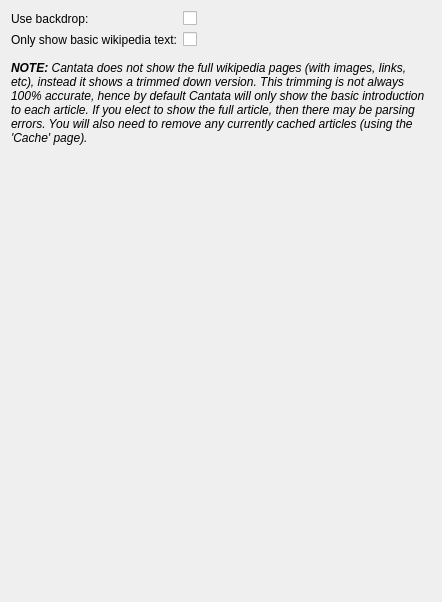
<?xml version="1.0" encoding="UTF-8"?>
<ui version="4.0">
 <class>OtherSettings</class>
 <widget class="QWidget" name="OtherSettings">
  <property name="geometry">
   <rect>
    <x>0</x>
    <y>0</y>
    <width>442</width>
    <height>602</height>
   </rect>
  </property>
  <layout class="QVBoxLayout" name="verticalLayout">
   <item>
    <layout class="QFormLayout" name="formLayout">
     <item row="0" column="0">
      <widget class="BuddyLabel" name="contextBackdropLabel">
       <property name="text">
        <string>Use backdrop:</string>
       </property>
       <property name="buddy">
        <cstring>contextBackdrop</cstring>
       </property>
      </widget>
     </item>
     <item row="0" column="1">
      <widget class="OnOffButton" name="contextBackdrop"/>
     </item>
     <item row="1" column="0">
      <widget class="BuddyLabel" name="wikipediaIntroOnlyLabel">
       <property name="text">
        <string>Only show basic wikipedia text:</string>
       </property>
       <property name="buddy">
        <cstring>wikipediaIntroOnly</cstring>
       </property>
      </widget>
     </item>
     <item row="1" column="1">
      <widget class="OnOffButton" name="wikipediaIntroOnly">
       <property name="text">
        <string/>
       </property>
      </widget>
     </item>
    </layout>
   </item>
   <item>
    <spacer name="verticalSpacer">
     <property name="orientation">
      <enum>Qt::Vertical</enum>
     </property>
     <property name="sizeType">
      <enum>QSizePolicy::Fixed</enum>
     </property>
     <property name="sizeHint" stdset="0">
      <size>
       <width>20</width>
       <height>8</height>
      </size>
     </property>
    </spacer>
   </item>
   <item>
    <widget class="StateLabel" name="wikipediaIntroOnlyNote">
     <property name="sizePolicy">
      <sizepolicy hsizetype="Preferred" vsizetype="Maximum">
       <horstretch>0</horstretch>
       <verstretch>0</verstretch>
      </sizepolicy>
     </property>
     <property name="text">
      <string>&lt;i&gt;&lt;b&gt;NOTE:&lt;/b&gt; Cantata does not show the full wikipedia pages (with images, links, etc), instead it shows a trimmed down version. This trimming is not always 100% accurate, hence by default Cantata will only show the basic introduction to each article. If you elect to show the full article, then there may be parsing errors. You will also need to remove any currently cached articles (using the 'Cache' page).&lt;/i&gt;</string>
     </property>
     <property name="alignment">
      <set>Qt::AlignLeading|Qt::AlignLeft|Qt::AlignTop</set>
     </property>
     <property name="wordWrap">
      <bool>true</bool>
     </property>
    </widget>
   </item>
   <item>
    <spacer name="verticalSpacer_2">
     <property name="orientation">
      <enum>Qt::Vertical</enum>
     </property>
     <property name="sizeType">
      <enum>QSizePolicy::MinimumExpanding</enum>
     </property>
     <property name="sizeHint" stdset="0">
      <size>
       <width>20</width>
       <height>8</height>
      </size>
     </property>
    </spacer>
   </item>
  </layout>
 </widget>
 <customwidgets>
  <customwidget>
   <class>BuddyLabel</class>
   <extends>QLabel</extends>
   <header>buddylabel.h</header>
  </customwidget>
  <customwidget>
   <class>StateLabel</class>
   <extends>QLabel</extends>
   <header>statelabel.h</header>
  </customwidget>
  <customwidget>
   <class>OnOffButton</class>
   <extends>QCheckBox</extends>
   <header>onoffbutton.h</header>
  </customwidget>
 </customwidgets>
 <resources/>
 <connections/>
</ui>
